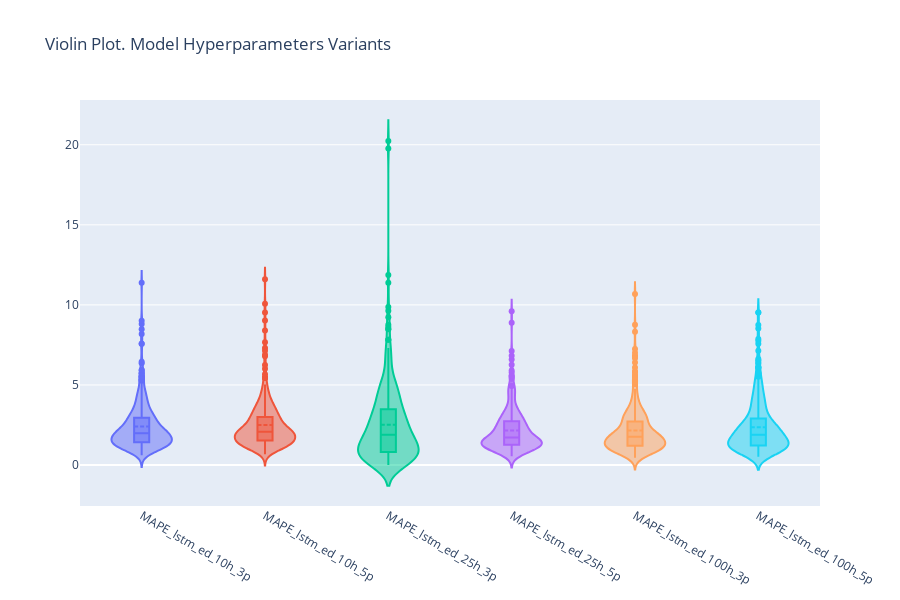
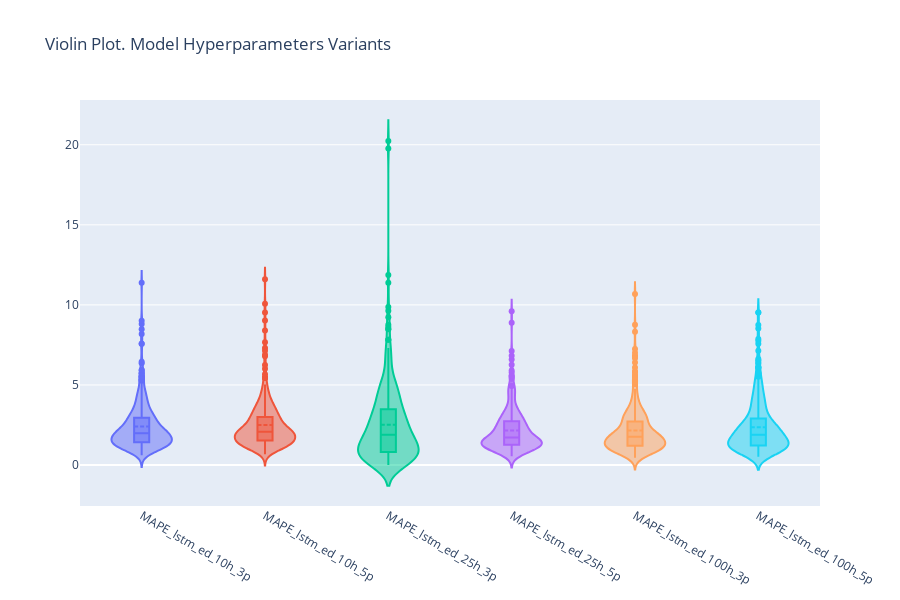

Here is the notebook cell these charts were saved with, in order:
### Code cell
#violin plot. Model Variants
import plotly.graph_objects as go

from plotly.offline import iplot

fig = go.Figure()

corridas = compara['variable'].unique()

for corrida in corridas:
    fig.add_trace(go.Violin(x=compara['variable'][compara['variable'] == corrida],
                            y=compara['value'][compara['variable'] == corrida],
                            name=corrida,
                            box_visible=True,
                            meanline_visible=True))
    
fig.update_layout(title_text="Violin Plot. Model Hyperparameters Variants", height=600)     
fig.update_layout(showlegend=False) 
fig.show()
iplot(fig, image='svg', filename='Hyperparameters_Variants', image_width=1280, image_height=640)

### Figure 1 — Plotly figure (JSON) as saved in the notebook; plotly's stock layout.template omitted (floating-point values rounded to 4 significant figures; data arrays with more than 128 entries replaced by an {"elided": "..."} marker saying what was removed)
{"data": [{"box": {"visible": true}, "meanline": {"visible": true}, "name": "MAPE_lstm_ed_10h_3p", "type": "violin", "x": {"elided": "358 str values"}, "y": {"elided": "358 float values"}}, {"box": {"visible": true}, "meanline": {"visible": true}, "name": "MAPE_lstm_ed_10h_5p", "type": "violin", "x": {"elided": "358 str values"}, "y": {"elided": "358 float values"}}, {"box": {"visible": true}, "meanline": {"visible": true}, "name": "MAPE_lstm_ed_25h_3p", "type": "violin", "x": {"elided": "358 str values"}, "y": {"elided": "358 float values"}}, {"box": {"visible": true}, "meanline": {"visible": true}, "name": "MAPE_lstm_ed_25h_5p", "type": "violin", "x": {"elided": "358 str values"}, "y": {"elided": "358 float values"}}, {"box": {"visible": true}, "meanline": {"visible": true}, "name": "MAPE_lstm_ed_100h_3p", "type": "violin", "x": {"elided": "358 str values"}, "y": {"elided": "358 float values"}}, {"box": {"visible": true}, "meanline": {"visible": true}, "name": "MAPE_lstm_ed_100h_5p", "type": "violin", "x": {"elided": "358 str values"}, "y": {"elided": "358 float values"}}], "layout": {"height": 600, "showlegend": false, "title": {"text": "Violin Plot. Model Hyperparameters Variants"}}}

### Figure 2 — Plotly figure (JSON) as saved in the notebook; plotly's stock layout.template omitted (floating-point values rounded to 4 significant figures; data arrays with more than 128 entries replaced by an {"elided": "..."} marker saying what was removed)
{"data": [{"box": {"visible": true}, "meanline": {"visible": true}, "name": "MAPE_lstm_ed_10h_3p", "type": "violin", "x": {"elided": "358 str values"}, "y": {"elided": "358 float values"}}, {"box": {"visible": true}, "meanline": {"visible": true}, "name": "MAPE_lstm_ed_10h_5p", "type": "violin", "x": {"elided": "358 str values"}, "y": {"elided": "358 float values"}}, {"box": {"visible": true}, "meanline": {"visible": true}, "name": "MAPE_lstm_ed_25h_3p", "type": "violin", "x": {"elided": "358 str values"}, "y": {"elided": "358 float values"}}, {"box": {"visible": true}, "meanline": {"visible": true}, "name": "MAPE_lstm_ed_25h_5p", "type": "violin", "x": {"elided": "358 str values"}, "y": {"elided": "358 float values"}}, {"box": {"visible": true}, "meanline": {"visible": true}, "name": "MAPE_lstm_ed_100h_3p", "type": "violin", "x": {"elided": "358 str values"}, "y": {"elided": "358 float values"}}, {"box": {"visible": true}, "meanline": {"visible": true}, "name": "MAPE_lstm_ed_100h_5p", "type": "violin", "x": {"elided": "358 str values"}, "y": {"elided": "358 float values"}}], "layout": {"height": 600, "showlegend": false, "title": {"text": "Violin Plot. Model Hyperparameters Variants"}}}
